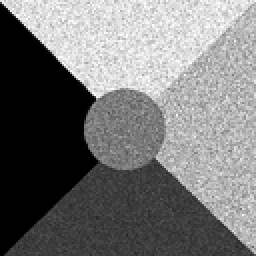
%> input picture RSLC/img/test.bmp, 128 x 128 px, shrunk from 283 x 283 before the run (shown 2 times larger)
$ octave RSLC_main.m   (GNU Octave 9; MATLAB toolbox functions it lacks are replaced by stand-ins)
%> lines starting %> are read from the running program, lines starting %| are printed output that depends on the picture; in (x1, y1, x2, y2) boxes, pixels count from 0 and x2, y2 are one past the last pixel; in counts of white or black regions, pixels touching at a corner belong together; the program's own positions count from 1
### RSLC/edgeRegionSM.m
function [dGauMeanI,sigmaMap] = edgeRegionSM(I,dW,sW,N)
%edge region smoothing

    dirNum=8; %direction number
    [dKerList]=getDetectTemplate(dW,dirNum);
    [sKerList]=getSmoothTemplate(sW,dirNum);

    [row,col]=size(I);
    firstDirMap=zeros(row,col);
    sigmaMap=zeros(row,col);
    for m=1:N
        [dirMap]=detecDirection(I,dKerList);
        [I]= edgeSmoothing(I,dirMap,sKerList,sW);

        if m>1
            dif=dirMap-firstDirMap;
            minMap=min(mod(dif,7),mod(-dif,7));
            sigmaMap =sigmaMap +minMap;
        end
        firstDirMap=dirMap;
    end
    dGauMeanI=I;

%     [showEdgMap]= showTemplate(dKerList,dW,dWNumber);
%     [showEdgMap]= showTemplate(sKerList,sW,sWNumber);

end

%% smoothing
function [DirGauMap]= edgeSmoothing(I,dirMap,sKerList,sW)
    [row,col]=size(I);
    [~,~,len]=size(sKerList);

    DirGauMap=zeros(row,col);
    gausFilter=fspecial('gaussian',[sW, sW],2);
    for n=1:len
        kernel=sKerList(:,:,n).*gausFilter;
        kernel=kernel/sum(kernel(:));
        ConvMap=imfilter(I,kernel, 'replicate');
        for i=1:row
            for j=1:col
                sel=dirMap(i,j);
                if sel == n
                    DirGauMap(i,j)=ConvMap(i,j);
                end
            end
        end
    end

end


%% detection
function [dirMap]=detecDirection(I,decKerList)
    [row,col]=size(I);
    [~,~,len]=size(decKerList);

    dirMap =zeros(row,col);
    minResMap =zeros(row,col);
    for n=1:len
        kernel=decKerList(:,:,n);
        w=sum(abs(kernel(:)))/2;
        kernel=kernel/w;
        ConvMap=imfilter(I,kernel, 'replicate');
        for x=1:row
            for y=1:col
                P=abs(ConvMap(x,y));
                if P>=minResMap(x,y)
                    minResMap(x,y)=P;
                    dirMap(x,y)=n;
                end
            end
        end
    end

end

 %% construct smoothing templates
function [sKerList]=getSmoothTemplate(sW,dirNum)

    sR=(sW-1)/2;
    sKerList=zeros(sW,sW,dirNum);
    edgMapTemp=zeros(sW*2+1,sW*2+1);
    edgMapTemp(:,sW+1)=2;

    for k=0:dirNum
        theta=k*(180/dirNum);
        edgMap=imrotate(edgMapTemp, theta-45,'nearest','crop');
        sKerList(:,:,k+1)=edgMap(sW+1-sR:sW+1+sR,sW+1-sR:sW+1+sR);
    end

end

%% construct detection templates
function [decKerList]=getDetectTemplate(dW,dirNum)

    dR=(dW-1)/2;
    decKerList=zeros(dW,dW,dirNum*3);

    %first template
    edgMapTemp=zeros(dW*2+1,dW*2+1);
    edgMapTemp(1:dW+1,1:dW+1)=1;
    edgMapTemp(dW+1:end,dW+1:end)=-1;
    edgMapTemp(dW+1,dW+1)=0;

    for k=0:dirNum-1
        theta=k*(180/dirNum);
        edgMap=imrotate(edgMapTemp, theta,'nearest','crop');
        decKerList(:,:,k+1)=edgMap(dW+1-dR:dW+1+dR,dW+1-dR:dW+1+dR);
    end

end


%% show templates
% [30 lines left out: function showTemplate, not called in this run]

### RSLC/homoRegionSM.m
function [Im,sigmaMap] = homoRegionSM(I,sigmaMap,medW,difSW,N2)
%Gaussian + Median filter

    sigmaMap2=sigmaMap.^2;
    Im=I;
    for k=1:N2
        [difSigI]=difSigmaFilter(sigmaMap2,Im,difSW);
        [Im]=medfilt2(difSigI,[medW,medW]);
    end

end


function [difSigI]=difSigmaFilter(sigmaMap,I, W)
% use diff sigma gaussian filter
    r=(W-1)/2;
    [xx,yy] = meshgrid(-r:r);
    [row,col] = size(I);

    img_pad = padarray(I,[r r],'symmetric');
    difSigI = zeros(row,col);
    for i = 1:row
        for j = 1:col
            x=r+i;
            y=r+j;
            cut = img_pad(x-r:x+r,y-r:y+r);
            sigma=sigmaMap(i,j)+0.1;
            w = exp(-(xx.^2+yy.^2)/(2*sigma^2));
            s = cut.*w;
            difSigI(i,j) = sum(s(:))/sum(w(:));
        end
    end
end

### RSLC/labelCorrection.m
function [finalI] = labelCorrection(dirGauMeanI,medI,sigmaMap,C,W)

    combineI=(medI.*sigmaMap+dirGauMeanI)./(sigmaMap+1); % combine
    [CLabelMap] = mKMeans(single(combineI),C);

    edgI=edge(combineI,'canny');
    edgCLabelMap=CLabelMap;
    edgCLabelMap(edgI~=0)=Inf;

    fr=(W-1)/2;
    [row,col]=size(medI);
    [corrMap]= getCorrMap(edgCLabelMap,CLabelMap,W);

    for i=1:row
        for j=1:col
            if edgCLabelMap(i,j)~=Inf && corrMap(i,j)
                X0= max(1,i-fr);
                Xn= min(row,i+fr);
                Y0= max(1,j-fr);
                Yn= min(col,j+fr);
                [mostLabel]=findMostSimilarLabel(edgCLabelMap(X0:Xn,Y0:Yn),C,i-X0+1,j-Y0+1);
                edgCLabelMap(i,j)=mostLabel;
            end
        end
    end
    [finalI]=transEdgToLabel(edgCLabelMap,dirGauMeanI);

end

function [resMap]=transEdgToLabel(edgLabelMap,Img)
    adj=[-1,0;0,-1;1,0;0,1];
    [row,col]=size(edgLabelMap);
    resMap=edgLabelMap;

    [outerEdgMap,hasEdg]=findOuterEdg(edgLabelMap);
    while(hasEdg)
        for i=1:row
            for j=1:col
                if outerEdgMap(i,j)==1
                   mindis=Inf;
                   mink=1;
                   for k=1: length(adj)
                        xx=i+adj(k,1);
                        yy=j+adj(k,2);
                        if xx>=1 && xx<=row && yy>=1 && yy <=col && edgLabelMap(xx,yy)~=Inf
                            d=abs(Img(xx,yy)-Img(i,j));
                            if d<mindis
                               mindis=d;
                               mink=k;
                            end
                        end
                   end
                   resMap(i,j)=edgLabelMap(i+adj(mink,1),j+adj(mink,2));
                end
            end
        end
        edgLabelMap=resMap;
        [outerEdgMap,hasEdg]=findOuterEdg(edgLabelMap);
    end
end

function [outerEdgMap,hasEdg]=findOuterEdg(edgLabelMap)
    adj=[-1,0;0,-1;1,0;0,1;1,1;1,-1;-1,1;-1,-1];
    [row,col]=size(edgLabelMap);
    outerEdgMap=zeros(row,col);

    hasEdg=0;
    for i=1:row
        for j=1:col
            if edgLabelMap(i,j)==Inf
                for k=1:length(adj)
                   xx=i+adj(k,1);
                   yy=j+adj(k,2);
                   if xx>=1 && xx<=row && yy>=1 && yy <=col && edgLabelMap(xx,yy)~=Inf
                      outerEdgMap(i,j)=1;
                      if hasEdg==0
                         hasEdg=1;
                         break;
                      end
                   end
                end
            end
        end
    end

end

% [34 lines left out: function findMostSimilarLabel, not called in this run]


function [corrMap]= getCorrMap(edgCLabelMap,CLabelMap, W)

    [rLabelMap,LabelNum]= getReLabelMap(edgCLabelMap);
    [row,col]=size(rLabelMap);
    LabelNumVec=zeros(LabelNum,1);
    for i=1:row
        for j=1:col
            label=rLabelMap(i,j);
            if label~=0 && label~=Inf
                LabelNumVec(label)=LabelNumVec(label)+1;
            end
        end
    end
    LabelNumMap=zeros(row,col);
    for i=1:row
        for j=1:col
            tempLabel=rLabelMap(i,j);
            if tempLabel~=0 && tempLabel~=Inf
                LabelNumMap(i,j)=LabelNumVec(tempLabel);
            end
        end
    end

    kW = round(W*2/3);
    if mod(kW,2)==0
       kW=kW+1;
    end
    kernel = ones(kW,kW);
    kernel((kW+1)/2,(kW+1)/2)= -(kW*kW-1);
    resMap = imfilter(CLabelMap,kernel, 'replicate');
    corrMap=(resMap~=0)& LabelNumMap<(col*row/10);

end


function [reEdgLabelMap,labelCnt]= getReLabelMap(edgCLabelMap)

    adj=[-1,0;0,-1;1,0;0,1];
    [row,col]=size(edgCLabelMap);
    globalRoadMap=zeros(row,col);
    reEdgLabelMap=zeros(row,col);
    labelCnt=0;
    Xarray=zeros(row*col,1);
    Yarray=zeros(row*col,1);
    %relabel
    for i=1:row
        for j=1:col
            if  edgCLabelMap(i,j)~=Inf && globalRoadMap(i,j)==0
                globalRoadMap(i,j)=1;
                labelCnt=labelCnt+1;
                AftPoint=1;
                BefPoint=1;
                Xarray(AftPoint)=i;
                Yarray(AftPoint)=j;
                while BefPoint <= AftPoint
                    x=Xarray(BefPoint);
                    y=Yarray(BefPoint);
                    BefPoint=BefPoint+1;

                    currentLabel=edgCLabelMap(x,y);
                    globalRoadMap(x,y)=1;
                    reEdgLabelMap(x,y)=labelCnt;  %relabel
                    for k=1:length(adj)
                       xx=x+adj(k,1);
                       yy=y+adj(k,2);
                       if xx>=1 && xx<=row && yy>=1 &&yy <=col && edgCLabelMap(xx,yy)~=Inf
                           if globalRoadMap(xx,yy)==0   && edgCLabelMap(xx,yy)==currentLabel
                               AftPoint=AftPoint+1;
                               Xarray(AftPoint)=xx;
                               Yarray(AftPoint)=yy;
                               globalRoadMap(xx,yy)=2;
                           end
                       end
                    end
                end
            end
            %
        end
    end

end

function [resMap] = mKMeans(I,C)

    [Idx,cent]=kmeans(I(:),C);
    CMap=reshape(Idx,size(I));
    [~,ind]=sort(cent);
    [~,ind3]=sort(ind);
    [row,col]=size(I);

    resMap=zeros(row,col);
    for i=1:row
        for j=1:col
            nexLabel=ind3(CMap(i,j));
            resMap(i,j)=nexLabel;
        end
    end

end

### RSLC/RSLC_main.m

 close all; clc; clear;

I=imread('img/test.bmp');
%> I is the input picture: size 128x128 uint8; min 0, max 255, mean 117.9
GT=imread('img/gt.bmp');
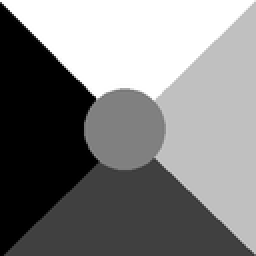
%> input picture RSLC/img/gt.bmp, 128 x 128 px, shrunk from 283 x 283 before the run (shown 2 times larger)
%> GT is the input picture: size 128x128 uint8; min 0, max 255, mean 129.1

tic
I=double(I);
%> I: size 128x128 double
I(I==0)=0.01;
[row,col]= size(I);
%> row = 128; col = 128

%% edge region smoothing
dW=7; %dection template width
sW=5; %smoothing template width
N1=4;  % iter
[dGauMeanI,sigmaMap] = edgeRegionSM(I,dW,sW,N1);
toc
%% homogeneous regions smoothing
difSW=5;      %gaussian filter W
medW=5;       %median filter W
N2=2;         %iter
[Im,sigmaMap] = homoRegionSM(I,sigmaMap,medW,difSW,N2);
toc
%% class label correction
C=5;        %clusters
W=11;      %search width
[finalI] = labelCorrection(dGauMeanI,Im,sigmaMap,C,W);
%> in mKMeans, `[Idx,cent]=kmeans(I(:),C);`: cent = [222; 61.16; 0.434; 122.1; 180.9]
%> in mKMeans, `CMap=reshape(Idx,size(I));`:
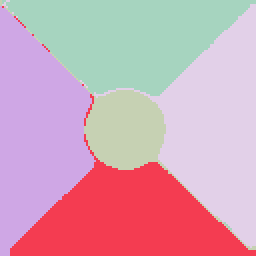
%> CMap: size 128x128 double (shown 2 times larger); 5 distinct labels, from 1 to 5; one colour per label, 0 black
%> in mKMeans, `[~,ind]=sort(cent);`: ind = [3; 2; 4; 5; 1]
%> in mKMeans, `[~,ind3]=sort(ind);`: ind3 = [5; 2; 1; 3; 4]
%> after the loop in mKMeans, `for i=1:row`:
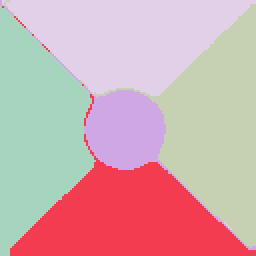
%> resMap: size 128x128 double (shown 2 times larger); 5 distinct labels, from 1 to 5; one colour per label, 0 black
%> in labelCorrection, `edgI=edge(combineI,'canny');`:
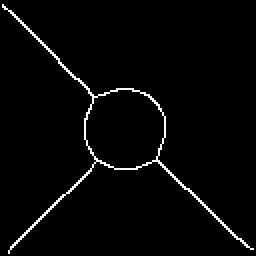
%> edgI: size 128x128 logical (shown 2 times larger); 2.5% white in thin lines or dots
%> in labelCorrection, `edgCLabelMap(edgI~=0)=Inf;`: edgCLabelMap: size 128x128 double; 2.51% of pixels changed, all inside (x1, y1, x2, y2) = (1, 2, 127, 127)
%> after the loop in getReLabelMap, `for i=1:row`: globalRoadMap: size 128x128 double; values 0 (black) and 1 (white), 97.5% white; black in thin lines or dots
%> after the loop in getReLabelMap, `for i=1:row`:
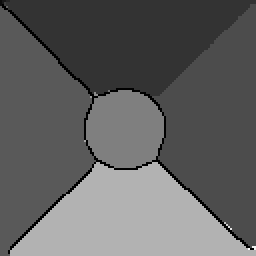
%> reEdgLabelMap: size 128x128 double (shown 2 times larger); min 0, max 20, mean 7.65; drawn with min black and max white
%> after the loop in getReLabelMap, `for i=1:row`: AftPoint = 1; BefPoint = 2; currentLabel = 3; labelCnt = 20; x = 125; yy = 126
%> in getCorrMap, `[rLabelMap,LabelNum]= getReLabelMap(edgCLabelMap);`: LabelNum = 20
%> after the loop in getCorrMap, `for i=1:row`: LabelNumVec = 20 values, max 3784 at index 6, min 1 at index 8, mean 798.6
%> after the loop in getCorrMap, `for i=1:row`:
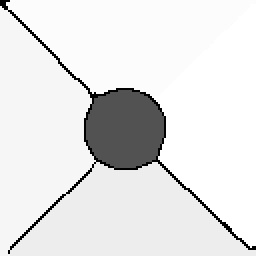
%> LabelNumMap: size 128x128 double (shown 2 times larger); min 0, max 3784, mean 3400; drawn with min black and max white
%> in getCorrMap, `corrMap=(resMap~=0)& LabelNumMap<(col*row/10);`: corrMap: size 128x128 logical; 4.9% white; 6 white regions (2 under 20 px), largest, box (x1, y1, x2, y2) and area: (29, 31, 93, 95) 592, (4, 81, 48, 127) 85, (4, 5, 30, 30) 49, (94, 94, 119, 120) 42
%> after the loop in labelCorrection, `for i=1:row`:
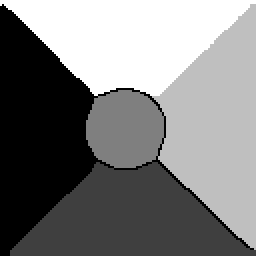
%> edgCLabelMap: size 128x128 double (shown 2 times larger); 2.51% of the values are NaN or infinite; the others: min 1, max 5, mean 3.03; mean of the top-left, top-right, bottom-left and bottom-right quarters Inf, Inf, Inf, Inf; drawn with min black, max white, NaN and infinite black
%> after the loop in labelCorrection, `for i=1:row`: X0 = 120; Xn = 128; Y0 = 123; Yn = 128; mostLabel = 4
%> after the loop in findOuterEdg, `for i=1:row`: outerEdgMap: size 128x128 double; values 0 (black) and 1 (white), 2.5% white in thin lines or dots
%> after the loop in findOuterEdg, `for i=1:row`: hasEdg = 1; xx = 126; yy = 4
%> in transEdgToLabel, `[outerEdgMap,hasEdg]=findOuterEdg(edgLabelMap);`: hasEdg = 1
%> (the run ends here)
